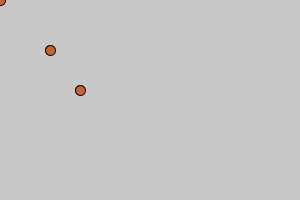
Frame 1 (no input)
Frame 60 (the mouse pressed at the canvas centre just before this capture): identical to frame 1, image omitted
Frame 120 (the mouse held since frame 60 and released just before this capture): identical to frame 1, image omitted

The Processing sketch that drew this single still picture (run headless with seeded random() and noise(); from frame 60 on, the mouse is pressed at the canvas centre):

// Processing sketch: sketch019a
// ── sketch019a.pde
// Translate a circle
void setup ()
{
  size (300, 200);
  stroke(0);
  fill(200, 100, 50);
}

void draw ()
{
  background (200);
  ellipse (0, 0, 10, 10);
  translate (50, 50);
  ellipse (0, 0, 10, 10);
  ellipse (30, 40, 10, 10);
}
